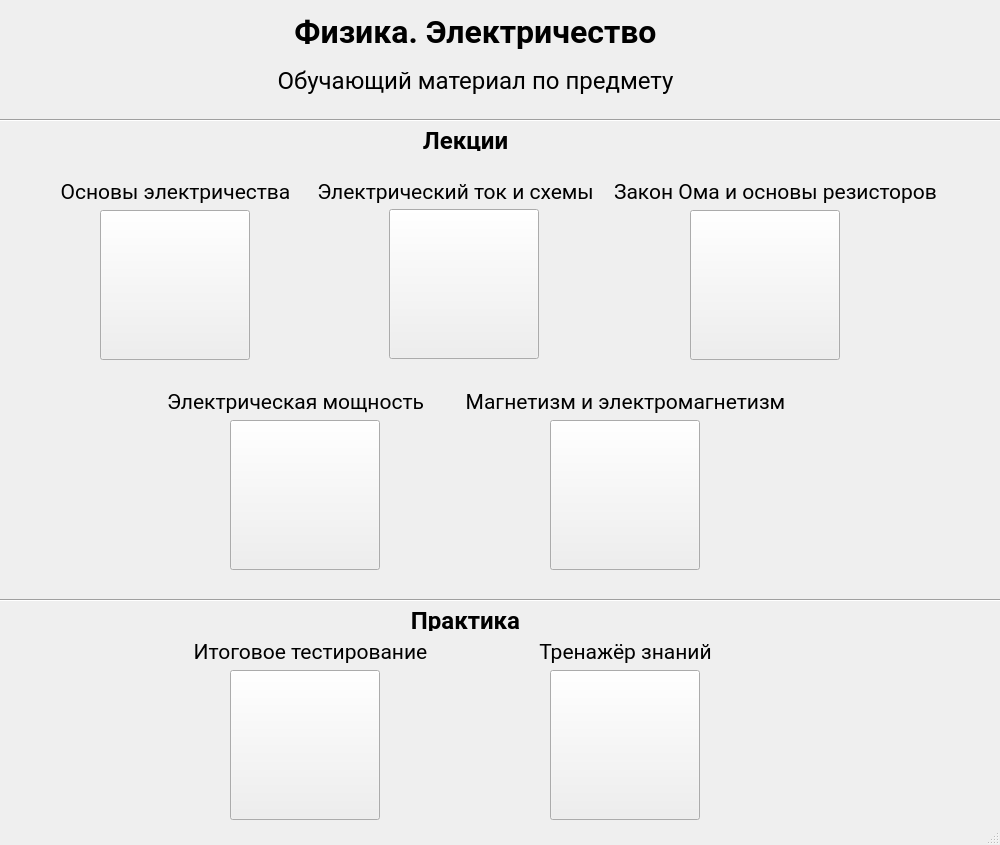
<?xml version="1.0" encoding="UTF-8"?>
<ui version="4.0">
 <class>MainWindow</class>
 <widget class="QMainWindow" name="MainWindow">
  <property name="geometry">
   <rect>
    <x>0</x>
    <y>0</y>
    <width>1000</width>
    <height>845</height>
   </rect>
  </property>
  <property name="minimumSize">
   <size>
    <width>1000</width>
    <height>845</height>
   </size>
  </property>
  <property name="maximumSize">
   <size>
    <width>1000</width>
    <height>845</height>
   </size>
  </property>
  <property name="baseSize">
   <size>
    <width>0</width>
    <height>0</height>
   </size>
  </property>
  <property name="windowTitle">
   <string>Обучащее приложение &quot;Физика. Электричество&quot;</string>
  </property>
  <property name="documentMode">
   <bool>true</bool>
  </property>
  <property name="tabShape">
   <enum>QTabWidget::Triangular</enum>
  </property>
  <widget class="QWidget" name="centralwidget">
   <widget class="QLabel" name="labelLections">
    <property name="geometry">
     <rect>
      <x>400</x>
      <y>130</y>
      <width>131</width>
      <height>21</height>
     </rect>
    </property>
    <property name="font">
     <font>
      <family>Roboto</family>
      <pointsize>18</pointsize>
      <weight>75</weight>
      <bold>true</bold>
     </font>
    </property>
    <property name="text">
     <string>Лекции</string>
    </property>
    <property name="alignment">
     <set>Qt::AlignCenter</set>
    </property>
   </widget>
   <widget class="QLabel" name="labelPractice">
    <property name="geometry">
     <rect>
      <x>400</x>
      <y>610</y>
      <width>131</width>
      <height>21</height>
     </rect>
    </property>
    <property name="font">
     <font>
      <family>Roboto</family>
      <pointsize>18</pointsize>
      <weight>75</weight>
      <bold>true</bold>
     </font>
    </property>
    <property name="text">
     <string>Практика</string>
    </property>
    <property name="alignment">
     <set>Qt::AlignCenter</set>
    </property>
   </widget>
   <widget class="QLabel" name="labelBasics">
    <property name="geometry">
     <rect>
      <x>50</x>
      <y>180</y>
      <width>251</width>
      <height>23</height>
     </rect>
    </property>
    <property name="font">
     <font>
      <family>Roboto</family>
      <pointsize>16</pointsize>
     </font>
    </property>
    <property name="text">
     <string>Основы электричества</string>
    </property>
    <property name="alignment">
     <set>Qt::AlignCenter</set>
    </property>
   </widget>
   <widget class="QPushButton" name="buttonBasics">
    <property name="geometry">
     <rect>
      <x>100</x>
      <y>210</y>
      <width>150</width>
      <height>150</height>
     </rect>
    </property>
    <property name="minimumSize">
     <size>
      <width>150</width>
      <height>150</height>
     </size>
    </property>
    <property name="text">
     <string/>
    </property>
    <property name="icon">
     <iconset resource="ui/resources.qrc">
      <normaloff>:/images/picture.png</normaloff>:/images/picture.png</iconset>
    </property>
    <property name="iconSize">
     <size>
      <width>150</width>
      <height>150</height>
     </size>
    </property>
   </widget>
   <widget class="QLabel" name="labelSchemes">
    <property name="geometry">
     <rect>
      <x>300</x>
      <y>180</y>
      <width>311</width>
      <height>23</height>
     </rect>
    </property>
    <property name="font">
     <font>
      <family>Roboto</family>
      <pointsize>16</pointsize>
     </font>
    </property>
    <property name="text">
     <string>Электрический ток и схемы</string>
    </property>
    <property name="alignment">
     <set>Qt::AlignCenter</set>
    </property>
   </widget>
   <widget class="QPushButton" name="buttonSchemes">
    <property name="geometry">
     <rect>
      <x>389</x>
      <y>209</y>
      <width>150</width>
      <height>150</height>
     </rect>
    </property>
    <property name="minimumSize">
     <size>
      <width>150</width>
      <height>150</height>
     </size>
    </property>
    <property name="text">
     <string/>
    </property>
   </widget>
   <widget class="QLabel" name="labelLawOm">
    <property name="geometry">
     <rect>
      <x>610</x>
      <y>180</y>
      <width>331</width>
      <height>23</height>
     </rect>
    </property>
    <property name="font">
     <font>
      <family>Roboto</family>
      <pointsize>16</pointsize>
     </font>
    </property>
    <property name="text">
     <string>Закон Ома и основы резисторов</string>
    </property>
    <property name="alignment">
     <set>Qt::AlignCenter</set>
    </property>
   </widget>
   <widget class="QPushButton" name="buttonLawOm">
    <property name="geometry">
     <rect>
      <x>690</x>
      <y>210</y>
      <width>150</width>
      <height>150</height>
     </rect>
    </property>
    <property name="minimumSize">
     <size>
      <width>150</width>
      <height>150</height>
     </size>
    </property>
    <property name="text">
     <string/>
    </property>
   </widget>
   <widget class="QLabel" name="labelElectricPower">
    <property name="geometry">
     <rect>
      <x>150</x>
      <y>390</y>
      <width>291</width>
      <height>23</height>
     </rect>
    </property>
    <property name="font">
     <font>
      <family>Roboto</family>
      <pointsize>16</pointsize>
     </font>
    </property>
    <property name="text">
     <string>Электрическая мощность</string>
    </property>
    <property name="alignment">
     <set>Qt::AlignCenter</set>
    </property>
   </widget>
   <widget class="QPushButton" name="buttonPower">
    <property name="geometry">
     <rect>
      <x>230</x>
      <y>420</y>
      <width>150</width>
      <height>150</height>
     </rect>
    </property>
    <property name="minimumSize">
     <size>
      <width>150</width>
      <height>150</height>
     </size>
    </property>
    <property name="text">
     <string/>
    </property>
   </widget>
   <widget class="QLabel" name="labelMagnetism">
    <property name="geometry">
     <rect>
      <x>430</x>
      <y>390</y>
      <width>391</width>
      <height>23</height>
     </rect>
    </property>
    <property name="font">
     <font>
      <family>Roboto</family>
      <pointsize>16</pointsize>
     </font>
    </property>
    <property name="text">
     <string>Магнетизм и электромагнетизм</string>
    </property>
    <property name="alignment">
     <set>Qt::AlignCenter</set>
    </property>
   </widget>
   <widget class="QPushButton" name="buttonMagnetism">
    <property name="geometry">
     <rect>
      <x>550</x>
      <y>420</y>
      <width>150</width>
      <height>150</height>
     </rect>
    </property>
    <property name="minimumSize">
     <size>
      <width>150</width>
      <height>150</height>
     </size>
    </property>
    <property name="text">
     <string/>
    </property>
   </widget>
   <widget class="QPushButton" name="buttonTest">
    <property name="geometry">
     <rect>
      <x>230</x>
      <y>670</y>
      <width>150</width>
      <height>150</height>
     </rect>
    </property>
    <property name="minimumSize">
     <size>
      <width>150</width>
      <height>150</height>
     </size>
    </property>
    <property name="text">
     <string/>
    </property>
   </widget>
   <widget class="QLabel" name="labelTrainer">
    <property name="geometry">
     <rect>
      <x>480</x>
      <y>640</y>
      <width>291</width>
      <height>23</height>
     </rect>
    </property>
    <property name="font">
     <font>
      <family>Roboto</family>
      <pointsize>16</pointsize>
     </font>
    </property>
    <property name="text">
     <string>Тренажёр знаний</string>
    </property>
    <property name="alignment">
     <set>Qt::AlignCenter</set>
    </property>
   </widget>
   <widget class="QPushButton" name="buttonTrainer">
    <property name="geometry">
     <rect>
      <x>550</x>
      <y>670</y>
      <width>150</width>
      <height>150</height>
     </rect>
    </property>
    <property name="minimumSize">
     <size>
      <width>150</width>
      <height>150</height>
     </size>
    </property>
    <property name="text">
     <string/>
    </property>
   </widget>
   <widget class="QLabel" name="labelTest">
    <property name="geometry">
     <rect>
      <x>190</x>
      <y>640</y>
      <width>241</width>
      <height>23</height>
     </rect>
    </property>
    <property name="font">
     <font>
      <family>Roboto</family>
      <pointsize>16</pointsize>
     </font>
    </property>
    <property name="text">
     <string>Итоговое тестирование</string>
    </property>
    <property name="alignment">
     <set>Qt::AlignCenter</set>
    </property>
   </widget>
   <widget class="Line" name="lineSecond">
    <property name="geometry">
     <rect>
      <x>-10</x>
      <y>590</y>
      <width>1021</width>
      <height>20</height>
     </rect>
    </property>
    <property name="orientation">
     <enum>Qt::Horizontal</enum>
    </property>
   </widget>
   <widget class="Line" name="lineFirst">
    <property name="geometry">
     <rect>
      <x>-10</x>
      <y>110</y>
      <width>1021</width>
      <height>20</height>
     </rect>
    </property>
    <property name="orientation">
     <enum>Qt::Horizontal</enum>
    </property>
   </widget>
   <widget class="QWidget" name="layoutWidget">
    <property name="geometry">
     <rect>
      <x>270</x>
      <y>10</y>
      <width>411</width>
      <height>91</height>
     </rect>
    </property>
    <layout class="QVBoxLayout" name="layoutHead">
     <item>
      <widget class="QLabel" name="labelName">
       <property name="font">
        <font>
         <family>Roboto</family>
         <pointsize>24</pointsize>
         <weight>75</weight>
         <bold>true</bold>
        </font>
       </property>
       <property name="text">
        <string>Физика. Электричество</string>
       </property>
       <property name="alignment">
        <set>Qt::AlignCenter</set>
       </property>
      </widget>
     </item>
     <item>
      <widget class="QLabel" name="labelDescription">
       <property name="font">
        <font>
         <family>Roboto</family>
         <pointsize>18</pointsize>
         <strikeout>false</strikeout>
        </font>
       </property>
       <property name="text">
        <string>Обучающий материал по предмету</string>
       </property>
       <property name="alignment">
        <set>Qt::AlignCenter</set>
       </property>
      </widget>
     </item>
    </layout>
   </widget>
  </widget>
  <widget class="QStatusBar" name="statusbar"/>
 </widget>
 <resources>
  <include location="ui/resources.qrc"/>
 </resources>
 <connections/>
</ui>
